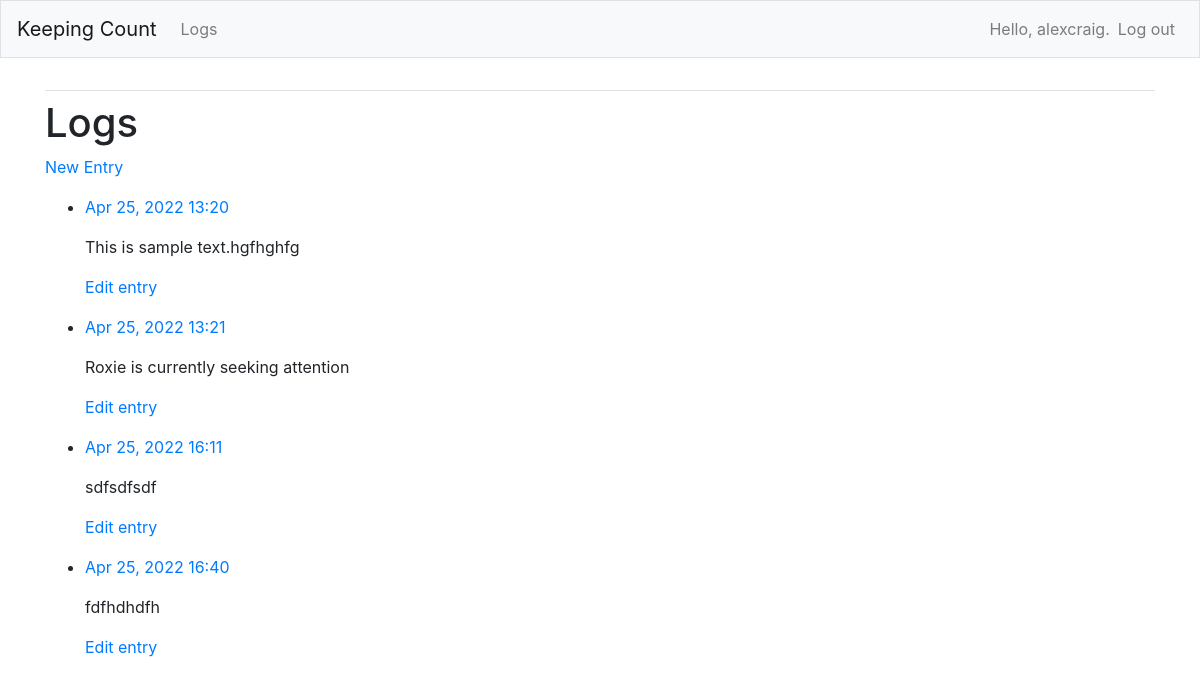
Page /logs/ (signed in) on the committed database.
### logs/models.py (models this page shows, shortened)
class Log(models.Model):
    text = models.TextField()
    date_added = models.DateTimeField(auto_now_add=True)
    date_updated = models.DateTimeField(auto_now=True)
    owner = models.ForeignKey(User, on_delete=models.CASCADE)
    objects = models.Manager()

### logs/views.py (the view)
# urls.py: path('', include('logs.urls')),
@login_required
def logs(request):
    user_logs = Log.objects.filter(owner=request.user).order_by('date_added')
    context = {'logs': user_logs}
    return render(request, 'logs/logs.html', context)

### logs/templates/logs/logs.html
{% extends "base.html" %}
{% block content %}
    <h1>Logs</h1>
    <p> <a href ="{% url 'logs:new_entry' %}">New Entry</a></p>
    <ul>
        {% for log in logs %}
            <li>
                <p><a href="{%url 'logs:log_entry' log.id %}">{{ log.date_added|date:'M d, Y H:i'}}</a> </p>
                <p>{{log.text|linebreaks }}</p>
                <p>
                    <a href="{% url 'logs:edit_entry' log.id%}">Edit entry</a>
                </p>
            </li>
        {% empty %}
            <li>No logs have been added yet.</li>
        {% endfor %}
    </ul>
{% endblock content %}

### keeping_count/templates/base.html (shortened to what this page needs)
{% load bootstrap4 %}
<!DOCTYPE html>
<html lang="en">
<head>
    {% bootstrap_css %}
</head>
<body>
    <nav class="navbar navbar-expand-md navbar-light bg-light mb-4 border">
        <a class="navbar-brand" href ="{% url 'home' %}">Keeping Count</a>
        <div class="collapse navbar-collapse" id="navbarCollapse">
            <ul class="navbar-nav mr-auto">
                {% if user.is_authenticated %}
                <li class="nav-item">
                    <a class="nav-link" href ="{% url 'logs:logs' %}">Logs</a>
                </li>
            </ul>
            <ul class="navbar-nav ml-auto">
                <li class="nav-item">
                    <span class="navbar-text">Hello, {{ user.username }}.</span>
                </li>
                <li class="nav-item">
                    <a class="nav-link" href="{% url 'users:logout' %}">Log out</a>
                </li>
                {% endif %}
            </ul>
        </div>
    </nav>
    <main role="main" class="container">
        <div class="pb-2 mb-2 border-bottom">
        </div>
        <div>
            {% block content %}{% endblock content %}
        </div>
    </main>
</body>
</html>

### rows in the picture
Log: date_added "Apr 25, 2022 13:20", text "This is sample text.hgfhghfg"
Log: date_added "Apr 25, 2022 13:21", text "Roxie is currently seeking attention"
Log: date_added "Apr 25, 2022 16:11", text "sdfsdfsdf"
Log: date_added "Apr 25, 2022 16:40", text "fdfhdhdfh"

### other values in the picture
{{ user.username }} "alexcraig"
